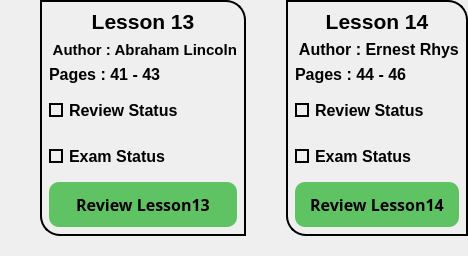
            <widget class="QWidget" name="widget_37" native="true">
             <property name="maximumSize">
              <size>
               <width>16777215</width>
               <height>280</height>
              </size>
             </property>
             <layout class="QHBoxLayout" name="horizontalLayout_9">
              <property name="spacing">
               <number>0</number>
              </property>
              <property name="leftMargin">
               <number>0</number>
              </property>
              <property name="topMargin">
               <number>0</number>
              </property>
              <property name="rightMargin">
               <number>0</number>
              </property>
              <property name="bottomMargin">
               <number>0</number>
              </property>
              <item>
               <widget class="QWidget" name="widget_41" native="true">
                <property name="styleSheet">
                 <string notr="true"/>
                </property>
                <layout class="QVBoxLayout" name="verticalLayout_31">
                 <property name="spacing">
                  <number>0</number>
                 </property>
                 <property name="leftMargin">
                  <number>40</number>
                 </property>
                 <property name="topMargin">
                  <number>0</number>
                 </property>
                 <property name="rightMargin">
                  <number>0</number>
                 </property>
                 <property name="bottomMargin">
                  <number>20</number>
                 </property>
                 <item>
                  <widget class="QWidget" name="widget_42" native="true">
                   <property name="styleSheet">
                    <string notr="true">border-bottom-left-radius:20px;
border-top-right-radius:20px;
border:2px solid black;
</string>
                   </property>
                   <layout class="QVBoxLayout" name="verticalLayout_32">
                    <item>
                     <widget class="QLabel" name="label_41">
                      <property name="font">
                       <font>
                        <family>Tahoma</family>
                        <pointsize>16</pointsize>
                        <bold>true</bold>
                       </font>
                      </property>
                      <property name="styleSheet">
                       <string notr="true">color:black;
border:none;</string>
                      </property>
                      <property name="text">
                       <string>Lesson 13</string>
                      </property>
                      <property name="alignment">
                       <set>Qt::AlignCenter</set>
                      </property>
                     </widget>
                    </item>
                    <item>
                     <widget class="QLabel" name="label_42">
                      <property name="minimumSize">
                       <size>
                        <width>0</width>
                        <height>5</height>
                       </size>
                      </property>
                      <property name="font">
                       <font>
                        <family>Tahoma</family>
                        <pointsize>11</pointsize>
                        <bold>true</bold>
                       </font>
                      </property>
                      <property name="styleSheet">
                       <string notr="true">color:black;
border:none;</string>
                      </property>
                      <property name="text">
                       <string> Author : Abraham Lincoln</string>
                      </property>
                      <property name="alignment">
                       <set>Qt::AlignCenter</set>
                      </property>
                     </widget>
                    </item>
                    <item>
                     <widget class="QLabel" name="label_43">
                      <property name="minimumSize">
                       <size>
                        <width>0</width>
                        <height>0</height>
                       </size>
                      </property>
                      <property name="font">
                       <font>
                        <family>Tahoma</family>
                        <pointsize>12</pointsize>
                        <bold>true</bold>
                       </font>
                      </property>
                      <property name="styleSheet">
                       <string notr="true">color:black;
border:none;</string>
                      </property>
                      <property name="text">
                       <string>Pages : 41 - 43</string>
                      </property>
                      <property name="alignment">
                       <set>Qt::AlignBottom|Qt::AlignLeading|Qt::AlignLeft</set>
                      </property>
                     </widget>
                    </item>
                    <item>
                     <widget class="QCheckBox" name="checkBox25">
                      <property name="minimumSize">
                       <size>
                        <width>0</width>
                        <height>40</height>
                       </size>
                      </property>
                      <property name="font">
                       <font>
                        <family>Tahoma</family>
                        <pointsize>12</pointsize>
                        <bold>true</bold>
                       </font>
                      </property>
                      <property name="layoutDirection">
                       <enum>Qt::LeftToRight</enum>
                      </property>
                      <property name="styleSheet">
                       <string notr="true">QCheckBox::indicator {
	border:2px solid black;	

}
QCheckBox::indicator:checked {
    background-color: qradialgradient(spread:pad, 
                            cx:0.5,
                            cy:0.5,
                            radius:0.9,
                            fx:0.5,
                            fy:0.5,
                            stop:0 rgba(0, 255, 0, 255), 
                            stop:1 rgba(0, 64, 0, 255));
}

QCheckBox{
	color:black;
	border:none;
}
</string>
                      </property>
                      <property name="text">
                       <string>Review Status</string>
                      </property>
                      <property name="iconSize">
                       <size>
                        <width>40</width>
                        <height>40</height>
                       </size>
                      </property>
                      <property name="tristate">
                       <bool>false</bool>
                      </property>
                     </widget>
                    </item>
                    <item>
                     <widget class="QCheckBox" name="checkBox26">
                      <property name="minimumSize">
                       <size>
                        <width>0</width>
                        <height>40</height>
                       </size>
                      </property>
                      <property name="font">
                       <font>
                        <family>Tahoma</family>
                        <pointsize>12</pointsize>
                        <bold>true</bold>
                       </font>
                      </property>
                      <property name="styleSheet">
                       <string notr="true">QCheckBox::indicator {
	border:2px solid black;	
}
QCheckBox::indicator:checked {
    background-color: qradialgradient(spread:pad, 
                            cx:0.5,
                            cy:0.5,
                            radius:0.9,
                            fx:0.5,
                            fy:0.5,
                            stop:0 rgba(0, 255, 0, 255), 
                            stop:1 rgba(0, 64, 0, 255));
}
QCheckBox{
	color:black;
	border:none;
}</string>
                      </property>
                      <property name="text">
                       <string>Exam Status</string>
                      </property>
                     </widget>
                    </item>
                    <item>
                     <widget class="QPushButton" name="btn13">
                      <property name="minimumSize">
                       <size>
                        <width>0</width>
                        <height>45</height>
                       </size>
                      </property>
                      <property name="font">
                       <font>
                        <family>Sitka Small Semibold</family>
                        <pointsize>12</pointsize>
                        <bold>true</bold>
                       </font>
                      </property>
                      <property name="cursor">
                       <cursorShape>PointingHandCursor</cursorShape>
                      </property>
                      <property name="styleSheet">
                       <string notr="true">border:none;
border-radius:10px;
color:black;
background-color: rgb(96, 195, 99);</string>
                      </property>
                      <property name="text">
                       <string>Review Lesson13</string>
                      </property>
                     </widget>
                    </item>
                   </layout>
                  </widget>
                 </item>
                </layout>
               </widget>
              </item>
              <item>
               <widget class="QWidget" name="widget_39" native="true">
                <property name="styleSheet">
                 <string notr="true"/>
                </property>
                <layout class="QVBoxLayout" name="verticalLayout_29">
                 <property name="spacing">
                  <number>0</number>
                 </property>
                 <property name="leftMargin">
                  <number>40</number>
                 </property>
                 <property name="topMargin">
                  <number>0</number>
                 </property>
                 <property name="rightMargin">
                  <number>0</number>
                 </property>
                 <property name="bottomMargin">
                  <number>20</number>
                 </property>
                 <item>
                  <widget class="QWidget" name="widget_40" native="true">
                   <property name="styleSheet">
                    <string notr="true">border-bottom-left-radius:20px;
border-top-right-radius:20px;
border:2px solid black;
</string>
                   </property>
                   <layout class="QVBoxLayout" name="verticalLayout_30">
                    <item>
                     <widget class="QLabel" name="label_38">
                      <property name="font">
                       <font>
                        <family>Tahoma</family>
                        <pointsize>16</pointsize>
                        <bold>true</bold>
                       </font>
                      </property>
                      <property name="styleSheet">
                       <string notr="true">color:black;
border:none;</string>
                      </property>
                      <property name="text">
                       <string>Lesson 14</string>
                      </property>
                      <property name="alignment">
                       <set>Qt::AlignCenter</set>
                      </property>
                     </widget>
                    </item>
                    <item>
                     <widget class="QLabel" name="label_39">
                      <property name="minimumSize">
                       <size>
                        <width>0</width>
                        <height>5</height>
                       </size>
                      </property>
                      <property name="font">
                       <font>
                        <family>Tahoma</family>
                        <pointsize>12</pointsize>
                        <bold>true</bold>
                       </font>
                      </property>
                      <property name="styleSheet">
                       <string notr="true">color:black;
border:none;</string>
                      </property>
                      <property name="text">
                       <string> Author : Ernest Rhys</string>
                      </property>
                      <property name="alignment">
                       <set>Qt::AlignCenter</set>
                      </property>
                     </widget>
                    </item>
                    <item>
                     <widget class="QLabel" name="label_40">
                      <property name="minimumSize">
                       <size>
                        <width>0</width>
                        <height>0</height>
                       </size>
                      </property>
                      <property name="font">
                       <font>
                        <family>Tahoma</family>
                        <pointsize>12</pointsize>
                        <bold>true</bold>
                       </font>
                      </property>
                      <property name="styleSheet">
                       <string notr="true">color:black;
border:none;</string>
                      </property>
                      <property name="text">
                       <string>Pages : 44 - 46</string>
                      </property>
                      <property name="alignment">
                       <set>Qt::AlignBottom|Qt::AlignLeading|Qt::AlignLeft</set>
                      </property>
                     </widget>
                    </item>
                    <item>
                     <widget class="QCheckBox" name="checkBox27">
                      <property name="minimumSize">
                       <size>
                        <width>0</width>
                        <height>40</height>
                       </size>
                      </property>
                      <property name="font">
                       <font>
                        <family>Tahoma</family>
                        <pointsize>12</pointsize>
                        <bold>true</bold>
                       </font>
                      </property>
                      <property name="layoutDirection">
                       <enum>Qt::LeftToRight</enum>
                      </property>
                      <property name="styleSheet">
                       <string notr="true">QCheckBox::indicator {
	border:2px solid black;	

}
QCheckBox::indicator:checked {
    background-color: qradialgradient(spread:pad, 
                            cx:0.5,
                            cy:0.5,
                            radius:0.9,
                            fx:0.5,
                            fy:0.5,
                            stop:0 rgba(0, 255, 0, 255), 
                            stop:1 rgba(0, 64, 0, 255));
}

QCheckBox{
	color:black;
	border:none;
}
</string>
                      </property>
                      <property name="text">
                       <string>Review Status</string>
                      </property>
                      <property name="iconSize">
                       <size>
                        <width>40</width>
                        <height>40</height>
                       </size>
                      </property>
                      <property name="tristate">
                       <bool>false</bool>
                      </property>
                     </widget>
                    </item>
                    <item>
                     <widget class="QCheckBox" name="checkBox28">
                      <property name="minimumSize">
                       <size>
                        <width>0</width>
                        <height>40</height>
                       </size>
                      </property>
                      <property name="font">
                       <font>
                        <family>Tahoma</family>
                        <pointsize>12</pointsize>
                        <bold>true</bold>
                       </font>
                      </property>
                      <property name="styleSheet">
                       <string notr="true">QCheckBox::indicator {
	border:2px solid black;	
}
QCheckBox::indicator:checked {
    background-color: qradialgradient(spread:pad, 
                            cx:0.5,
                            cy:0.5,
                            radius:0.9,
                            fx:0.5,
                            fy:0.5,
                            stop:0 rgba(0, 255, 0, 255), 
                            stop:1 rgba(0, 64, 0, 255));
}
QCheckBox{
	color:black;
	border:none;
}</string>
                      </property>
                      <property name="text">
                       <string>Exam Status</string>
                      </property>
                     </widget>
                    </item>
                    <item>
                     <widget class="QPushButton" name="btn14">
                      <property name="minimumSize">
                       <size>
                        <width>0</width>
                        <height>45</height>
                       </size>
                      </property>
                      <property name="font">
                       <font>
                        <family>Sitka Small Semibold</family>
                        <pointsize>12</pointsize>
                        <bold>true</bold>
                       </font>
                      </property>
                      <property name="cursor">
                       <cursorShape>PointingHandCursor</cursorShape>
                      </property>
                      <property name="styleSheet">
                       <string notr="true">border:none;
border-radius:10px;
color:black;
background-color: rgb(96, 195, 99);</string>
                      </property>
                      <property name="text">
                       <string>Review Lesson14</string>
                      </property>
                     </widget>
                    </item>
                   </layout>
                  </widget>
                 </item>
                </layout>
               </widget>
              </item>
             </layout>
            </widget>
